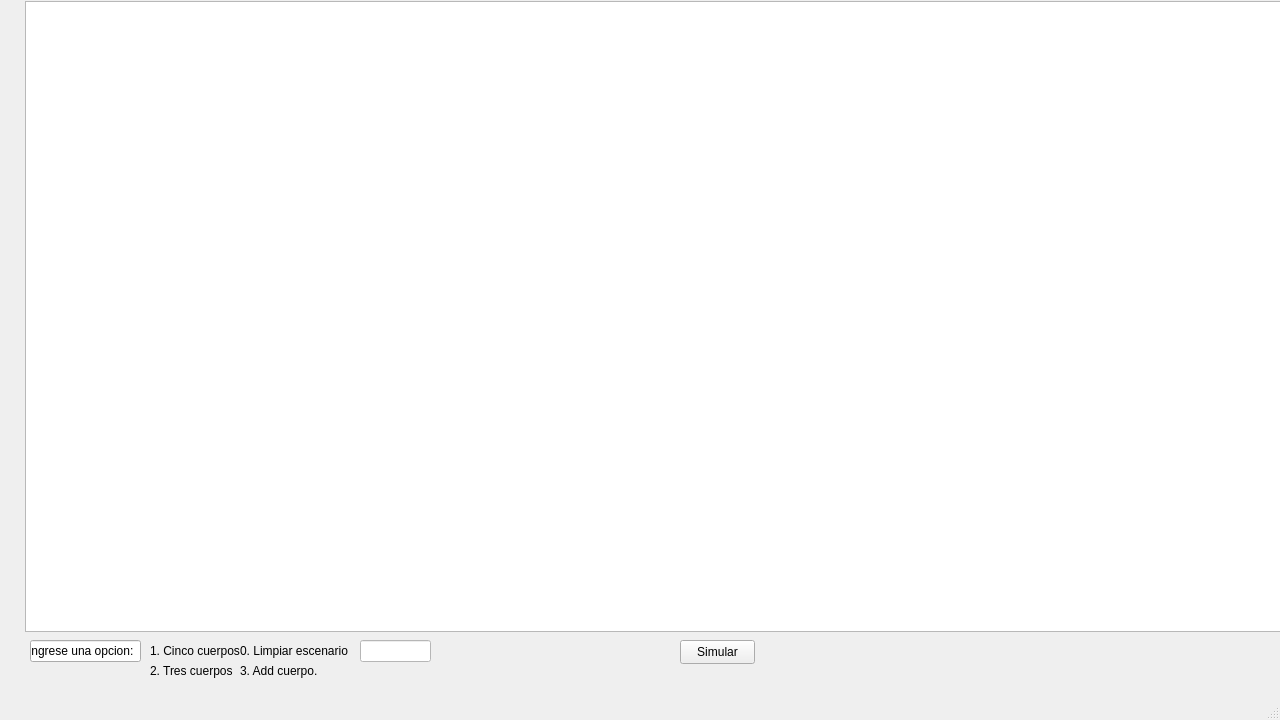
<?xml version="1.0" encoding="UTF-8"?>
<ui version="4.0">
 <class>MainWindow</class>
 <widget class="QMainWindow" name="MainWindow">
  <property name="geometry">
   <rect>
    <x>0</x>
    <y>0</y>
    <width>1280</width>
    <height>720</height>
   </rect>
  </property>
  <property name="windowTitle">
   <string>MainWindow</string>
  </property>
  <widget class="QWidget" name="centralwidget">
   <widget class="QGraphicsView" name="graphicsView">
    <property name="geometry">
     <rect>
      <x>25</x>
      <y>1</y>
      <width>1270</width>
      <height>631</height>
     </rect>
    </property>
   </widget>
   <widget class="QPushButton" name="bntSimular">
    <property name="geometry">
     <rect>
      <x>680</x>
      <y>640</y>
      <width>75</width>
      <height>24</height>
     </rect>
    </property>
    <property name="text">
     <string>Simular</string>
    </property>
   </widget>
   <widget class="QLineEdit" name="putOpcion">
    <property name="geometry">
     <rect>
      <x>360</x>
      <y>640</y>
      <width>71</width>
      <height>22</height>
     </rect>
    </property>
    <property name="styleSheet">
     <string notr="true">color: rgb(255, 255, 255);
border-color: rgb(83, 86, 255);
color: rgb(21, 115, 255);
background-color: rgb(255, 255, 255);</string>
    </property>
    <property name="text">
     <string/>
    </property>
   </widget>
   <widget class="QLineEdit" name="le_ang">
    <property name="geometry">
     <rect>
      <x>30</x>
      <y>640</y>
      <width>111</width>
      <height>22</height>
     </rect>
    </property>
    <property name="text">
     <string>Ingrese una opcion: </string>
    </property>
   </widget>
   <widget class="QLabel" name="label">
    <property name="geometry">
     <rect>
      <x>240</x>
      <y>640</y>
      <width>111</width>
      <height>21</height>
     </rect>
    </property>
    <property name="text">
     <string>0. Limpiar escenario</string>
    </property>
   </widget>
   <widget class="QLabel" name="label_2">
    <property name="geometry">
     <rect>
      <x>150</x>
      <y>640</y>
      <width>111</width>
      <height>21</height>
     </rect>
    </property>
    <property name="text">
     <string>1. Cinco cuerpos</string>
    </property>
   </widget>
   <widget class="QLabel" name="label_3">
    <property name="geometry">
     <rect>
      <x>150</x>
      <y>660</y>
      <width>111</width>
      <height>21</height>
     </rect>
    </property>
    <property name="text">
     <string>2. Tres cuerpos</string>
    </property>
   </widget>
   <widget class="QLabel" name="label_4">
    <property name="geometry">
     <rect>
      <x>240</x>
      <y>660</y>
      <width>111</width>
      <height>21</height>
     </rect>
    </property>
    <property name="text">
     <string>3. Add cuerpo.</string>
    </property>
   </widget>
  </widget>
  <widget class="QStatusBar" name="statusbar"/>
  <widget class="QMenuBar" name="menubar">
   <property name="geometry">
    <rect>
     <x>0</x>
     <y>0</y>
     <width>1280</width>
     <height>21</height>
    </rect>
   </property>
  </widget>
 </widget>
 <resources/>
 <connections/>
</ui>
